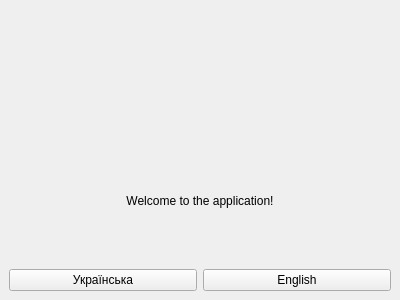
<?xml version="1.0" encoding="UTF-8"?>
<ui version="4.0">
 <class>MainWindow</class>
 <widget class="QMainWindow" name="MainWindow">
  <property name="geometry">
   <rect>
    <x>0</x>
    <y>0</y>
    <width>400</width>
    <height>300</height>
   </rect>
  </property>
  <property name="windowTitle">
   <string>Resource and Localization Demo</string>
  </property>
  <widget class="QWidget" name="centralwidget">
   <layout class="QVBoxLayout" name="verticalLayout">
    <item>
     <widget class="QLabel" name="imageLabel">
      <property name="text">
       <string/>
      </property>
      <property name="alignment">
       <set>Qt::AlignmentFlag::AlignCenter</set>
      </property>
     </widget>
    </item>
    <item>
     <widget class="QLabel" name="messageLabel">
      <property name="text">
       <string>Welcome to the application!</string>
      </property>
      <property name="alignment">
       <set>Qt::AlignmentFlag::AlignCenter</set>
      </property>
     </widget>
    </item>
    <item>
     <layout class="QHBoxLayout" name="horizontalLayout">
      <item>
       <widget class="QPushButton" name="ukrainianButton">
        <property name="text">
         <string>Українська</string>
        </property>
       </widget>
      </item>
      <item>
       <widget class="QPushButton" name="englishButton">
        <property name="text">
         <string>English</string>
        </property>
       </widget>
      </item>
     </layout>
    </item>
   </layout>
  </widget>
 </widget>
 <resources/>
 <connections/>
</ui>
